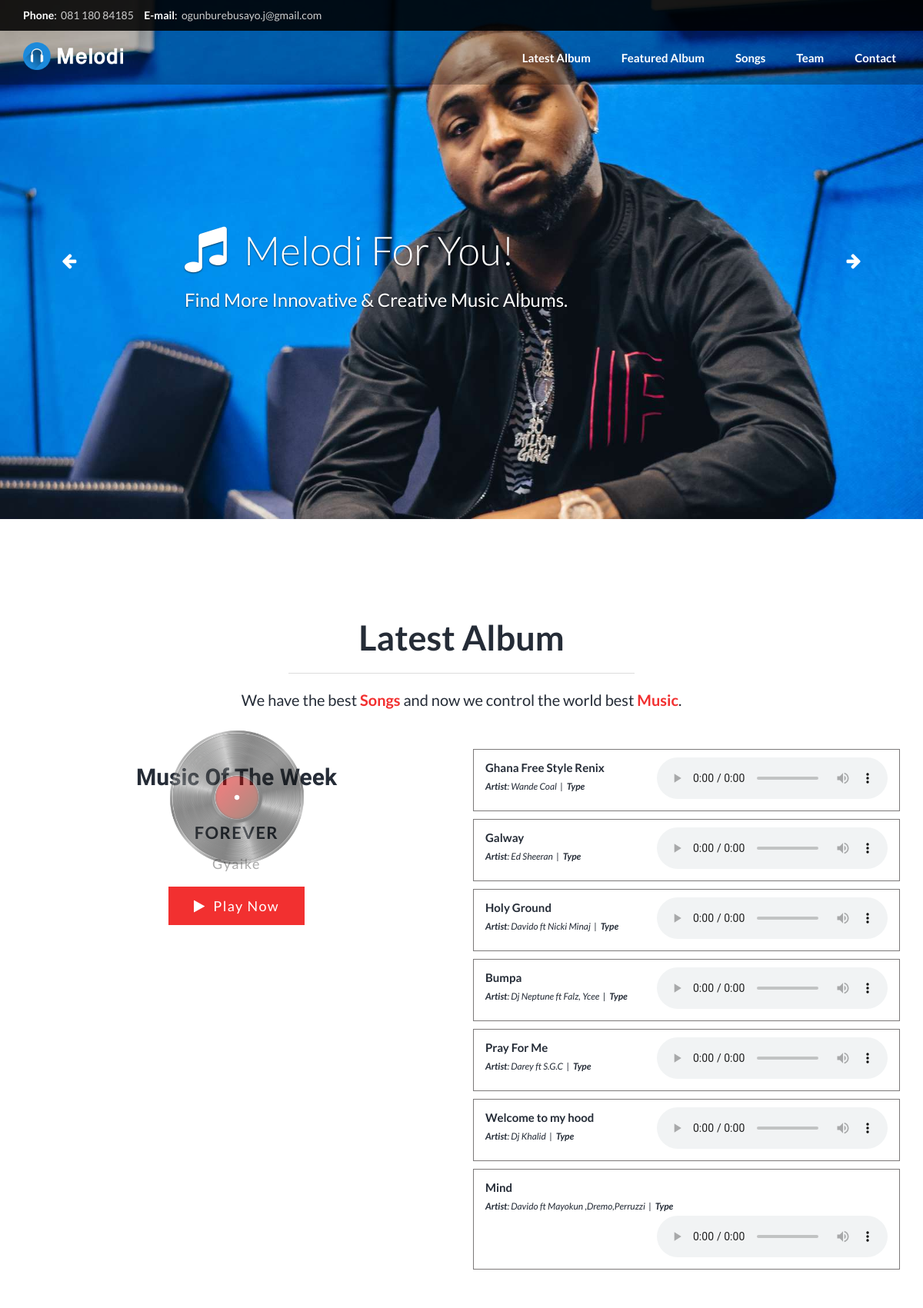
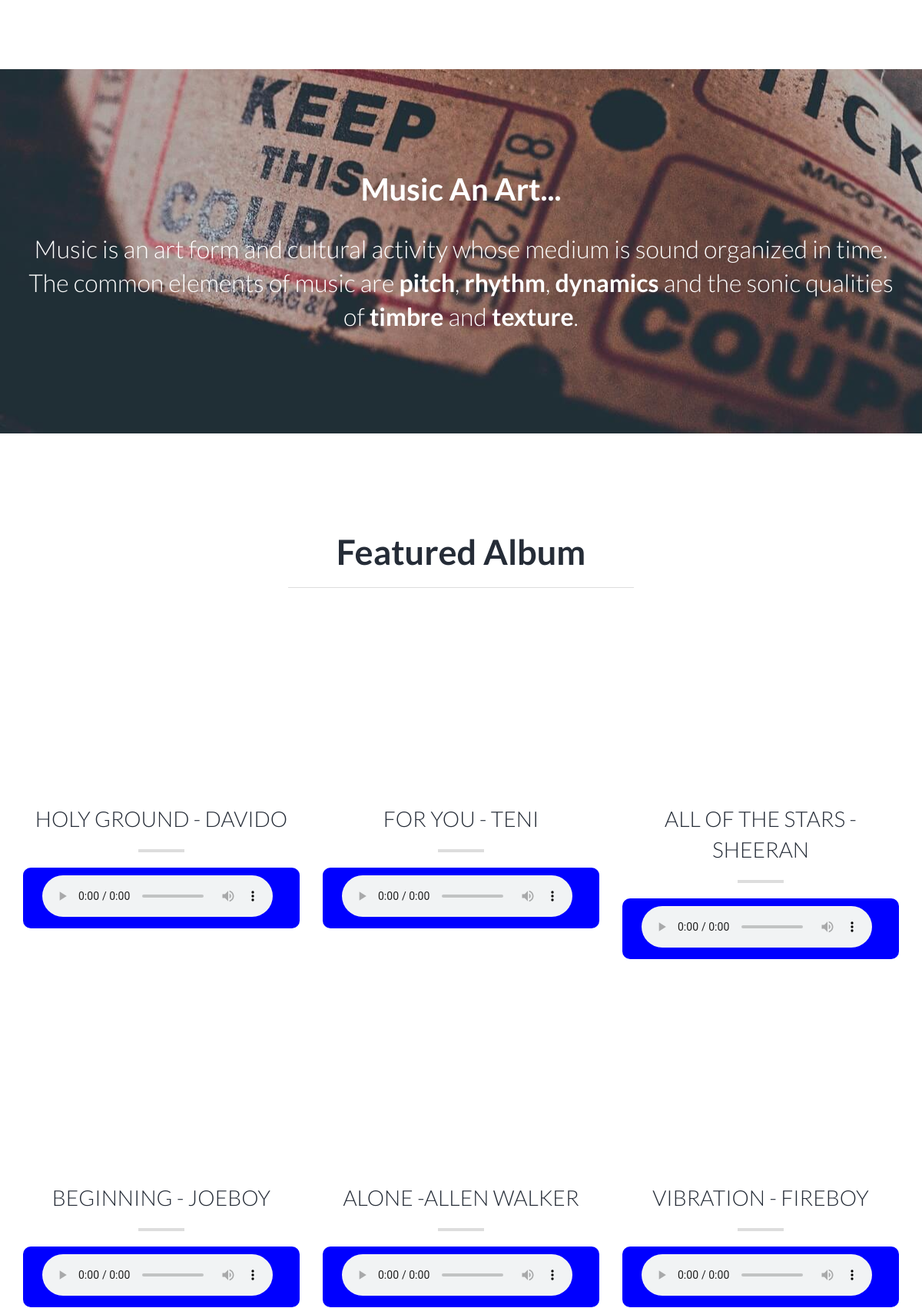
The page / (upper part) on the database its author committed (2 pictures, top to bottom).
### frontend/models.py (models this page shows, shortened)
class Music(models.Model):
    song = models.CharField(max_length=30, verbose_name= 'Song Title')
    artiste = models.CharField(max_length=50, verbose_name= 'Artiste')
    pst_music = models.FileField(null=True, verbose_name='Music', blank=True, upload_to='uploads/')
    def post_music(self):
        if self.pst_music:
          return self.pst_music.url
    class Meta():
        verbose_name_plural = 'Music'

class Songs(models.Model):
    name = models.CharField(max_length=30, verbose_name= 'Song Title')
    pst_music = models.FileField(null=True, verbose_name='Music', blank=True, upload_to='uploads/')
    pst_image = models.FileField(null=True, verbose_name='Image', blank=True, upload_to='uploads/')
    def post_music(self):
        if self.pst_music:
          return self.pst_music.url
    def post_image(self):
        if self.pst_image:
          return self.pst_image.url
    class Meta():
        verbose_name_plural = 'Songs'

### frontend/views.py (the view, shortened to what this page needs)
# urls.py: path('', views.index, name='index'),
def index(request):
    music=Music.objects.all()
    songs=Songs.objects.all()
    about=About.objects.all()
    artiste=Artiste.objects.all()
    wizkid=Wizkid.objects.all()
    simi=Simi.objects.all()
    drake=Drake.objects.all()
    joefire=Joefire.objects.all()
    nicki=Nicki.objects.all()
    allmer=AllMar.objects.all()
    gyke=Gyke.objects.all()
    burna=Burna.objects.all()
    fire=Fire.objects.all()
    teni=Teni.objects.all()
    cuppy=Cuppy.objects.all()
    return render(request, 'frontend/index.html', {'mus': music, 'sng':songs, 'abt':about, 'art': artiste, 'wiz': wizkid,
    'sim':simi, 'dra':drake, 'jfb':joefire, 'nic':nicki, 'alm':allmer, 'gyk':gyke, 'bun':burna, 'foe':fire, 'ten':teni, 'cup':cuppy})

### frontend/models.py (called while the page is built)
    def post_music(self):
        if self.pst_music:
          return self.pst_music.url

    def post_music2(self):
        if self.pst_music2:
          return self.pst_music2.url

    def post_music3(self):
        if self.pst_music3:
            return self.pst_music3.url

    def post_music4(self):
        if self.pst_music4:
            return self.pst_music4.url

    def post_music5(self):
        if self.pst_music5:
            return self.pst_music5.url

    def post_music6(self):
        if self.pst_music6:
            return self.pst_music6.url

    def post_music7(self):
        if self.pst_music7:
            return self.pst_music7.url

    def post_music8(self):
        if self.pst_music8:
            return self.pst_music8.url

    def post_music9(self):
        if self.pst_music9:
            return self.pst_music9.url

    def post_music10(self):
        if self.pst_music10:
            return self.pst_music10.url

    def post_image(self):
        if self.pst_image:
          return self.pst_image.url

    def post_music(self):
        if self.pst_music:
          return self.pst_music.url

    def post_music2(self):
        if self.pst_music2:
          return self.pst_music2.url

    def post_music3(self):
        if self.pst_music3:
            return self.pst_music3.url

    def post_music4(self):
        if self.pst_music4:
            return self.pst_music4.url

    def post_music5(self):
        if self.pst_music5:
            return self.pst_music5.url

    def post_music6(self):
        if self.pst_music6:
            return self.pst_music6.url

    def post_music7(self):
        if self.pst_music7:
            return self.pst_music7.url

    def post_music8(self):
        if self.pst_music8:
            return self.pst_music8.url

    def post_music9(self):
        if self.pst_music9:
            return self.pst_music9.url

    def post_image(self):
        if self.pst_image:
          return self.pst_image.url

    def post_music(self):
        if self.pst_music:
          return self.pst_music.url

    def post_music2(self):
        if self.pst_music2:
          return self.pst_music2.url

    def post_music3(self):
        if self.pst_music3:
            return self.pst_music3.url

    def post_music4(self):
        if self.pst_music4:
            return self.pst_music4.url

    def post_music5(self):
        if self.pst_music5:
            return self.pst_music5.url

    def post_music6(self):
        if self.pst_music6:
            return self.pst_music6.url

### templates/frontend/index.html (shortened to what this page needs)
{% extends 'frontend/base.html' %}
{% load static %}
{% block content %}
<div class="banner">
	<div id="carousel-example-generic" class="carousel slide" data-ride="carousel">
		<div class="carousel-inner" role="listbox">
			<div class="item active">
				<img src="../../static/frontend/img/banner/wp4113322.jpg" alt="...">
				<div class="container">
					<div class="carousel-caption slide-one">
						<h2 class="animated fadeInLeftBig"><i class="fa fa-music"></i> Melodi For You!</h2>
						<h3 class="animated fadeInRightBig">Find More Innovative &amp; Creative Music Albums.</h3>
					</div>
				</div>
			</div>
		</div>
		<a class="left carousel-control" href="#carousel-example-generic" role="button" data-slide="prev">
			<span class="fa fa-arrow-left" aria-hidden="true"></span>
		</a>
		<a class="right carousel-control" href="#carousel-example-generic" role="button" data-slide="next">
			<span class="fa fa-arrow-right" aria-hidden="true"></span>
		</a>
	</div>
</div>
<div id="latestalbum" class="hero pad">
	<div class="container">
		<div class="hero-content ">
			<h2>Latest Album</h2>
			<hr>
			<p>We have the best <strong class="theme-color">Songs</strong> and now we control the world best <strong class="theme-color">Music</strong>.</p>
		</div>
		<div class="hero-playlist">
			<div class="row">
				<div class="col-md-6 col-sm-6">
					<h2 style="text-align: center;font-family: 'Girassol', cursive;">Music Of The Week</h2>
					<div class="figure">
						<img class="img-responsive disk" src="../../static/frontend/img/album/disk.png" alt="" />
					</div>
					<div class="album-details">
						<h4>Forever</h4>
						<h5>Gyaike</h5>
						<a href="#" class="btn btn-lg btn-theme" id="playNowBtn"><i class="fa fa-play"></i>&nbsp; Play Now</a>
					</div>
				</div>
				<div class="col-md-6 col-sm-6">
					<div class="playlist-content">
						<ul class="list-unstyled">
							{% if mus %}
							{% for m in mus %}
							<li class="playlist-number">
								<div class="song-info">
									<h4>{{m.song}}</h4>
									<p><strong>Artist</strong>: {{m.artiste}} &nbsp;|&nbsp; <strong>Type</strong></p>
								</div>
								<div class="music-icon">
									<audio controls=""  name="media"><source src="{{m.post_music}}" type="audio/mpeg"></audio>
								</div>
								<div class="clearfix"></div>
							</li>
							{% endfor %}
						{% endif %}
						</ul>
					</div>
				</div>
			</div>
		</div>
	</div>
</div>
<div class="promo parallax-one pad">
	<div class="container">
		<div class="promo-element ">
			<h3>Music An Art...</h3>
			<p>Music is an art form and cultural activity whose medium is sound organized in time. The common elements of music are <strong>pitch</strong>, <strong>rhythm</strong>, <strong>dynamics</strong> and the sonic qualities of <strong>timbre</strong> and <strong>texture</strong>.</p>
		</div>
	</div>
</div>
<div class="featured pad" id="featuredalbum">
	<div class="container">
		<div class="hero-content ">
			<h2 style="text-align: center;">Featured Album</h2>
			<hr>
		</div>
		<div class="featured-element">
			<div class="row">
				{% if sng %}
					{% for s in sng %}
				<div class="col-md-4 col-sm-6">
					<div class="featured-item ">
						<div class="figure" style="min-height: 200px;">
						</div>
						<div class="featured-item-info">
							<h4>{{s.name}}</h4>
							<hr />
							<div style="background-color: blue; padding: 10px; border-radius: 10px;">
								<audio style="margin-left: 15px;" controls="" name="media"><source src="{{s.post_music}}" type="audio/mpeg"></audio>
							</div>
						</div>
					</div>
				</div>
				{% endfor %}
						{% endif %}
			</div>
		</div>
	</div>
</div>
{% endblock %}

### templates/frontend/base.html (shortened to what this page needs)
{% load static %}
<!DOCTYPE html>
<html>
	<head>
		<link href="{% static 'frontend/css/bootstrap.min.css' %}" rel="stylesheet">
		<link href="{% static 'frontend/css/animate.min.css' %}" rel="stylesheet">
		<link rel="stylesheet" href="{% static 'frontend/css/owl.carousel.css' %}">
		<link href="{% static 'frontend/css/font-awesome.min.css' %}" rel="stylesheet">
		<link href="{% static 'frontend/css/style.css' %}" rel="stylesheet">
		<link href="{% static 'frontend/css/style-color.css' %}" rel="stylesheet">
	</head>
	<body>
		<div class="wrapper" id="home">
			<header>
				<nav class="secondary-menu">
					<div class="container">
						<div class="sm-left">
							<strong>Phone</strong>:&nbsp; <a href="tel://08118084185">081 180 84185</a>&nbsp;&nbsp;&nbsp;&nbsp;
							<strong>E-mail</strong>:&nbsp; <a href="mailto:ogunburebusayo.j@gmail.com">ogunburebusayo.j@gmail.com</a>
						</div>
						<div class="clearfix"></div>
					</div>
				</nav>
				<nav class="navbar navbar-fixed-top navbar-default">
					<div class="container">
						<div class="navbar-header">
							<a class="navbar-brand" href="#home">
								<img class="img-responsive" src="img/logo/logo.png" alt="" />
							</a>
						</div>
						<div class="collapse navbar-collapse" id="bs-example-navbar-collapse-1">
							<ul class="nav navbar-nav navbar-right">
								<li><a href="#latestalbum">Latest Album</a></li>
								<li><a href="#featuredalbum">Featured Album</a></li>
								<li><a href="#song">Songs</a></li>
								<li><a href="#team">Team</a></li>
								<li><a href="#contact">Contact</a></li>
							</ul>
						</div>
					</div>
				</nav>
			</header>
			{% block content%}
			{% endblock%}
		</div>
	</body>
</html>

### static/frontend/css/style-color.css (style rules this page uses)
.btn-theme { background: #f23030; color: #fff; box-shadow: none; }
a { color: #f23030; }
.theme-color { color: #f23030; }
.navbar-default .navbar-nav li a { color: #fff; }

### rows shown on the page
Music: song "Ghana Free Style Renix", artiste "Wande Coal"
Music: song "Galway", artiste "Ed Sheeran"
Music: song "Holy Ground", artiste "Davido ft Nicki Minaj"
Music: song "Bumpa", artiste "Dj Neptune ft Falz, Ycee"
Music: song "Pray For Me", artiste "Darey ft S.G.C"
Music: song "Welcome to my hood", artiste "Dj Khalid"
Music: song "Mind", artiste "Davido ft Mayokun ,Dremo,Perruzzi"
Songs: name "HOLY GROUND - DAVIDO"
Songs: name "FOR YOU - TENI"
Songs: name "ALL OF THE STARS - SHEERAN"
Songs: name "BEGINNING - JOEBOY"
Songs: name "ALONE -ALLEN WALKER"
Songs: name "VIBRATION - FIREBOY"
